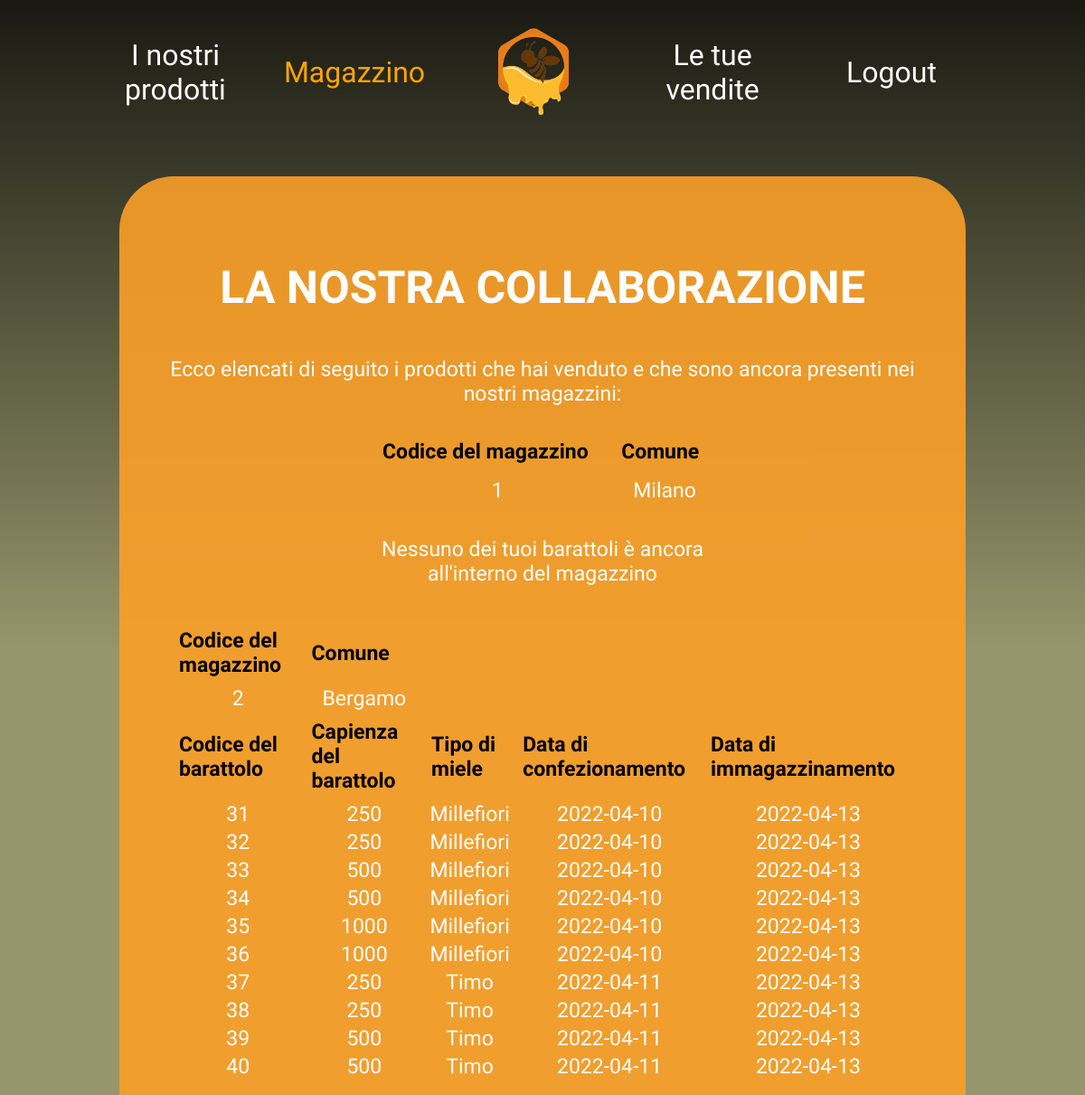
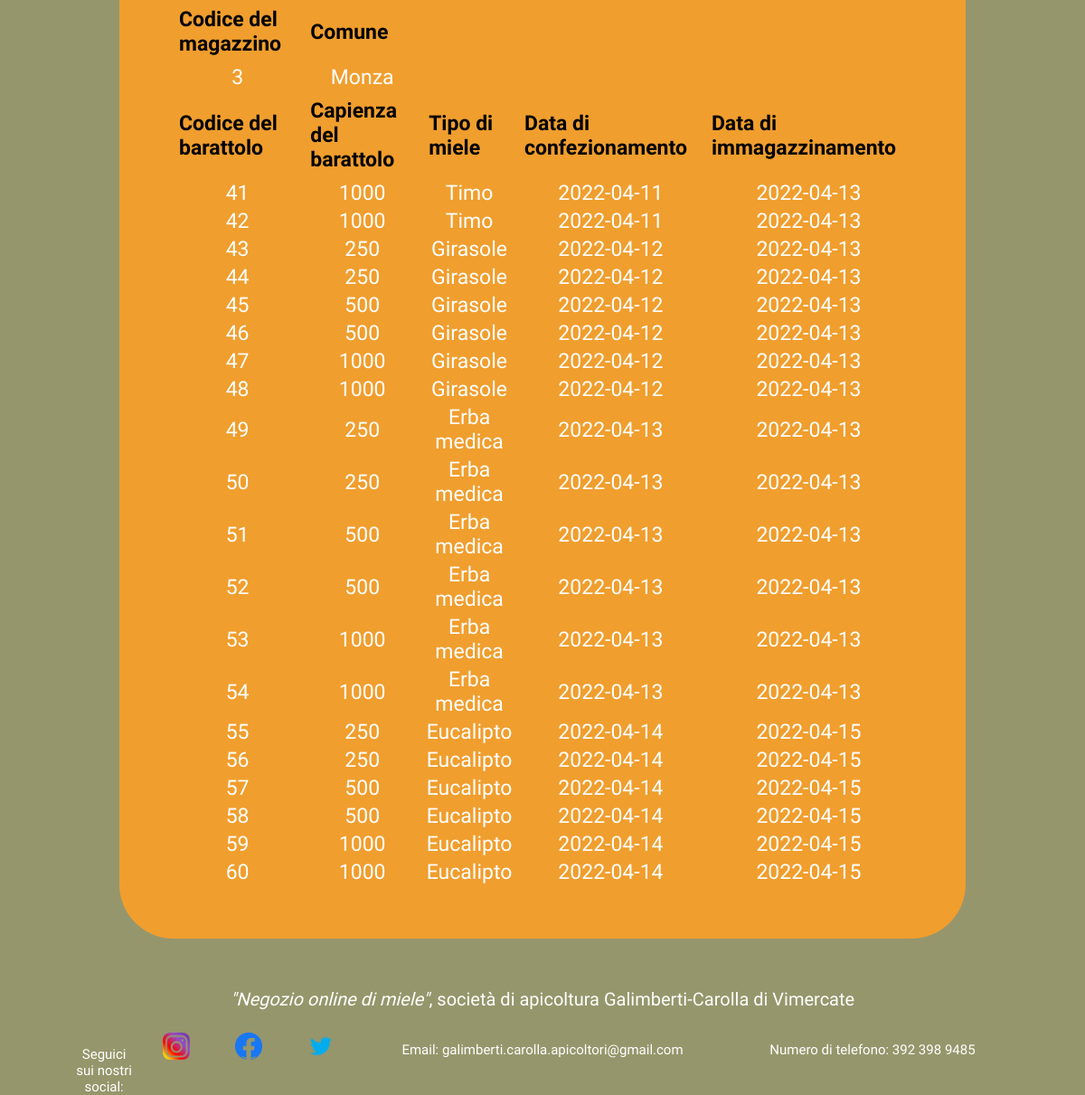
/pagine/magazzino.php (signed in), run on the app's committed database (2 pictures, top to bottom).
### tables this page shows
CREATE TABLE IF NOT EXISTS `magazzino` (
  `Citta` char(50) DEFAULT NULL,
  `Via` char(50) DEFAULT NULL,
  `Civico` int(11) DEFAULT NULL,
  `Superficie` int(11) DEFAULT NULL,
  `Capienza` int(11) DEFAULT NULL,
  `Codice_magazzino` int(11) NOT NULL AUTO_INCREMENT,
  PRIMARY KEY (`Codice_magazzino`)
);

CREATE TABLE IF NOT EXISTS `barattolo` (
  `Capienza` float DEFAULT NULL,
  `Codice_barattolo` int(11) NOT NULL AUTO_INCREMENT,
  `Codice_apicoltore` int(11) DEFAULT NULL,
  `Codice_magazzino` int(11) DEFAULT NULL,
  `Nome_miele` char(50) DEFAULT NULL,
  `Data_confezionamento` date DEFAULT NULL,
  `Data_immagazzinamento` date DEFAULT NULL,
  `Codice_cliente` int(11) DEFAULT NULL,
  `Prezzo` float DEFAULT NULL,
  PRIMARY KEY (`Codice_barattolo`),
  KEY `Codice_apicoltore` (`Codice_apicoltore`),
  KEY `Codice_magazzino` (`Codice_magazzino`),
  KEY `Nome_miele` (`Nome_miele`),
  KEY `Codice_cliente` (`Codice_cliente`),
  CONSTRAINT `FK_barattolo_apicoltore` FOREIGN KEY (`Codice_apicoltore`) REFERENCES `apicoltore` (`Codice_apicoltore`) ON UPDATE CASCADE,
  CONSTRAINT `FK_barattolo_cliente` FOREIGN KEY (`Codice_cliente`) REFERENCES `cliente` (`Codice_cliente`) ON UPDATE CASCADE,
  CONSTRAINT `FK_barattolo_magazzino` FOREIGN KEY (`Codice_magazzino`) REFERENCES `magazzino` (`Codice_magazzino`) ON UPDATE CASCADE,
  CONSTRAINT `FK_barattolo_miele` FOREIGN KEY (`Nome_miele`) REFERENCES `miele` (`Nome`) ON UPDATE CASCADE
);

### pagine/magazzino.php (the view, shortened to what this page needs)
<?php
if (isset($_SESSION["Codice_utente"])) $Codice_utente = $_SESSION["Codice_utente"];
else header('location: login.php');
$db_servername = "localhost";
$db_name = "miele";
$db_username = "root";
$db_password = "";
?>
<!DOCTYPE html>
<html lang="it">
<head>
    <link rel="stylesheet" href="https://cdnjs.cloudflare.com/ajax/libs/meyer-reset/2.0/reset.min.css" />
    <link rel="stylesheet" href="../style.css">
    <link rel="stylesheet" href="https://cdnjs.cloudflare.com/ajax/libs/flickity/2.2.1/flickity.min.css" />
</head>
<body>
    <div class="header">
        <ul class="header__menu">
            <li><a  href="miele.php">I nostri prodotti</a></li>
            <li><a  id="active" href="magazzino.php " >Magazzino</a></li>
            <li class="header__img">
                <a href=""><img src="../immagini/logo-removebg-preview.png" alt="Problemi nella visualizzazione del logo"></a>
            </li>
            <li><a id="colore" href="vendite.php">Le tue vendite</a></li>
            <li><a id="colore" href="logout.php">Logout</a></li>
        </ul>
    </div>
    <div class="container__Intro">
        <div class="container__Intro__text reveal" id="backwhite2">
            <h1>LA NOSTRA COLLABORAZIONE</h1>
            <?php
            $conn = new mysqli($db_servername, $db_username, $db_password, $db_name);
            $sql1 = "SELECT magazzino.Codice_magazzino, magazzino.Citta
                FROM magazzino";
            $ris1 = $conn->query($sql1) or die("<p>Query fallita!-$conn->error</p>");
            echo "<p id='corsivo'> Ecco elencati di seguito i prodotti che hai venduto e che sono ancora presenti nei nostri magazzini: </p>";
            while ($riga = $ris1->fetch_assoc()) {
                $Codice_magazzino = $riga["Codice_magazzino"];
                $Citta = $riga["Citta"];
                $sql2 = "SELECT barattolo.Codice_barattolo, barattolo.Capienza, barattolo.Nome_miele, barattolo.Data_confezionamento, barattolo.Data_immagazzinamento
                FROM barattolo
                WHERE barattolo.Codice_apicoltore= $Codice_utente AND barattolo.Codice_magazzino=$Codice_magazzino";
                $ris2 = $conn->query($sql2) or die("<p>Query fallita!-$conn->error</p>");
                if ($ris2->num_rows == 0) {
                    echo "
                <table class='tab_dati_personali2'>
                    <tr> <th style='color: black;' class='paddingaggiuntivo'>Codice del magazzino</th> <th style='color: black;' >Comune</th></tr>
                    <tr>
                            <td class='Login paddingaggiuntivo'  style='text-align:center'>$Codice_magazzino</td>
                            <td  class='Login paddingaggiuntivo' style='text-align:center'>$Citta</td>
                    </tr>
                    <tr><td colspan='2'><p>Nessuno dei tuoi barattoli è ancora <br>
                    all'interno del magazzino</p></td></tr>
                ";
                } else {
                    echo "
                <table class='tab_dati_personali2 paddingaggiuntivo'>
                    <tr>  <th style='color: black;' class='paddingaggiuntivo'>Codice del magazzino</th> <th style='color: black;' class='paddingaggiuntivo'>Comune</th></tr>
                    <tr>
                            <td style='text-align:center'>$Codice_magazzino</td>
                            <td style='text-align:center'>$Citta</td>
                    </tr>
                ";
                    echo "<tr>  <th  style='color: black;' class='paddingaggiuntivo'>Codice del barattolo</th> <th  style='color: black;' class='paddingaggiuntivo'>Capienza del barattolo</th> <th  style='color: black;' class='paddingaggiuntivo'>Tipo di miele</th> <th  style='color: black;' class='paddingaggiuntivo'>Data di confezionamento</th> <th  style='color: black;' class='paddingaggiuntivo'>Data di immagazzinamento</th></tr>";
                    while ($pippo = $ris2->fetch_assoc()) {
                        $Codice_barattolo = $pippo["Codice_barattolo"];
                        $Capienza = $pippo["Capienza"];
                        $Nome_miele = $pippo["Nome_miele"];
                        $Data_confezionamento = $pippo["Data_confezionamento"];
                        $Data_immagazinamento = $pippo["Data_immagazzinamento"];
                        echo "
                        <tr>
                            <td style='text-align:center'>$Codice_barattolo</td>
                            <td style='text-align:center'>$Capienza</td>
                            <td style='text-align:center'>$Nome_miele</td>
                            <td style='text-align:center'>$Data_confezionamento</td>
                            <td style='text-align:center'>$Data_immagazinamento</td>
                        </tr>
                    ";
                    };
                }
                echo "</table>";
            };
            ?>
        </div>
    </div>
    <?php
    include('footer.php');
    ?>
</body>
</html>

### pagine/footer.php (shortened to what this page needs)
<?php
    echo '<div class="footer reveal';
    echo '">';
    echo '<em>"Negozio online di miele"</em>, società di apicoltura Galimberti-Carolla di Vimercate';
    echo '<div class="Mattavelli">
        <ul class="header__menu" id="id">
            <li>
                <div class="riduci">
                    <p style="float: left;">Seguici sui nostri social: </p>
                </div>
                <div class="riduci">
                    <img src="../immagini/download-removebg-preview.png" alt="Mia Immagine">
                </div>
                <div class="riduci">
                    <img src="../immagini/Facebook-removebg-preview.png" alt="Mia Immagine">
                </div>
                <div class="riduci">
                    <img src="../immagini/Twitter-removebg-preview.png" alt="Mia Immagine">
                </div>
            </li>
            <li>
                <p>Email: galimberti.carolla.apicoltori@gmail.com</p>
            </li>
            <li>
                <p>Numero di telefono: 392 398 9485</p>
            </li>
        </ul>
        </div>';
    echo '</div>';
?>

### style.css (style rules this page uses)
* { box-sizing: border-box; }
a { text-decoration: none ; color: #000; }
body { min-height: 100%; height:auto; margin: 0; background-repeat: no-repeat; background-attachment: fixed; font-size: 16px; background-color: white; background-size: cover; background-color: rgba(246, 246, 85, 0.43); }
.header { height: auto; width: 100%; display: flex; position: fixed; margin: 0 auto; top: 0; z-index: 100; padding: 20px; justify-content: center; }
.header__menu { width: 100%; list-style: none; margin: auto; align-items: center; vertical-align: middle; padding: 0px; text-align: center; padding-left: 0px; }
.header__menu li { width: 15%; display: inline-block; position: relative; margin-right: 20px; vertical-align: middle; font-family: 'Lobster',cursive; font-size:xx-large; }
.header__menu li a { color: white; }
#active { color: orange; }
.header__img { width: 50px; height: 120px; }
.header__img img { width: 100%; height: 100%; object-fit: contain; }
.container__Intro { position: relative; width: 100%; padding: 15px; background-size: cover; display: flex; height: fit-content; z-index: 0; }
#backwhite2 { background-color: rgba(250, 159, 40, 0.904); width: 80%; margin-left: 10%; margin-right: 10%; border-radius: 60px; margin-bottom: 40px; padding:50px; height: auto; }
.tab_dati_personali2 { text-align: left; margin: auto; font-size: 23px; font-family: 'Lobster',cursive; }
.container__Intro::after { content: ' '; position: fixed; top: 0; left: 0; width: 100%; height: 100%; background: linear-gradient(0deg, rgb(0, 0, 0, .4) 70%, rgb(0, 0, 0, .9)); z-index: 5; }
.container__Intro__text { width: 70%; align-content: center; z-index: 10; margin-top: 180px; margin-left: 15%; margin-right: 15%; color: white; }
.container__Intro__text h1 { width: 100%; font-family: 'Lobster',cursive; font-size:xx-large; text-align: center; font-size: 50px; padding: 10px; }
.container__Intro__text p { width: 100%; z-index: 10; padding: 10px; text-align: center; font-size: 23px; padding: 5px; }
.Login { padding-left: 10px; padding-top: 10px; font-family: 'Lobster',cursive; }
#corsivo { font-family: 'Lobster',cursive; }
.footer { margin: auto; height: 100px; text-align: center; font-family: 'Lobster',cursive; font-size: 20px; color: white; position: relative; z-index: 5; justify-content: center; }
.riduci { width: 30px; height: 30px; }
.riduci img { width: 100%; height: 100%; object-fit: contain; }
.Mattavelli { padding-top: 20px; padding-bottom: 15px; font-size: 20px; }
.Mattavelli ul li p { font-size: 15px; }
#id li { width: 30%; padding: 0; margin: 0; }
#id li div { display: inline-block; width: 20%; justify-content: center; }
.paddingaggiuntivo { padding:7px; }

### data on the page
magazzino: Codice_magazzino "1", Citta "Milano"
magazzino: Codice_magazzino "2", Citta "Bergamo"
barattolo: Codice_barattolo "31", Capienza "250", Nome_miele "Millefiori", Data_confezionamento "2022-04-10", Data_immagazzinamento "2022-04-13"
barattolo: Codice_barattolo "32", Capienza "250", Nome_miele "Millefiori", Data_confezionamento "2022-04-10", Data_immagazzinamento "2022-04-13"
barattolo: Codice_barattolo "33", Capienza "500", Nome_miele "Millefiori", Data_confezionamento "2022-04-10", Data_immagazzinamento "2022-04-13"
barattolo: Codice_barattolo "34", Capienza "500", Nome_miele "Millefiori", Data_confezionamento "2022-04-10", Data_immagazzinamento "2022-04-13"
barattolo: Codice_barattolo "35", Capienza "1000", Nome_miele "Millefiori", Data_confezionamento "2022-04-10", Data_immagazzinamento "2022-04-13"
barattolo: Codice_barattolo "36", Capienza "1000", Nome_miele "Millefiori", Data_confezionamento "2022-04-10", Data_immagazzinamento "2022-04-13"
barattolo: Codice_barattolo "37", Capienza "250", Nome_miele "Timo", Data_confezionamento "2022-04-11", Data_immagazzinamento "2022-04-13"
barattolo: Codice_barattolo "38", Capienza "250", Nome_miele "Timo", Data_confezionamento "2022-04-11", Data_immagazzinamento "2022-04-13"
barattolo: Codice_barattolo "39", Capienza "500", Nome_miele "Timo", Data_confezionamento "2022-04-11", Data_immagazzinamento "2022-04-13"
barattolo: Codice_barattolo "40", Capienza "500", Nome_miele "Timo", Data_confezionamento "2022-04-11", Data_immagazzinamento "2022-04-13"
magazzino: Codice_magazzino "3", Citta "Monza"
barattolo: Codice_barattolo "41", Capienza "1000", Nome_miele "Timo", Data_confezionamento "2022-04-11", Data_immagazzinamento "2022-04-13"
barattolo: Codice_barattolo "42", Capienza "1000", Nome_miele "Timo", Data_confezionamento "2022-04-11", Data_immagazzinamento "2022-04-13"
barattolo: Codice_barattolo "43", Capienza "250", Nome_miele "Girasole", Data_confezionamento "2022-04-12", Data_immagazzinamento "2022-04-13"
barattolo: Codice_barattolo "44", Capienza "250", Nome_miele "Girasole", Data_confezionamento "2022-04-12", Data_immagazzinamento "2022-04-13"
barattolo: Codice_barattolo "45", Capienza "500", Nome_miele "Girasole", Data_confezionamento "2022-04-12", Data_immagazzinamento "2022-04-13"
barattolo: Codice_barattolo "46", Capienza "500", Nome_miele "Girasole", Data_confezionamento "2022-04-12", Data_immagazzinamento "2022-04-13"
barattolo: Codice_barattolo "47", Capienza "1000", Nome_miele "Girasole", Data_confezionamento "2022-04-12", Data_immagazzinamento "2022-04-13"
barattolo: Codice_barattolo "48", Capienza "1000", Nome_miele "Girasole", Data_confezionamento "2022-04-12", Data_immagazzinamento "2022-04-13"
barattolo: Codice_barattolo "49", Capienza "250", Nome_miele "Erba medica", Data_confezionamento "2022-04-13", Data_immagazzinamento "2022-04-13"
barattolo: Codice_barattolo "50", Capienza "250", Nome_miele "Erba medica", Data_confezionamento "2022-04-13", Data_immagazzinamento "2022-04-13"
barattolo: Codice_barattolo "51", Capienza "500", Nome_miele "Erba medica", Data_confezionamento "2022-04-13", Data_immagazzinamento "2022-04-13"
barattolo: Codice_barattolo "52", Capienza "500", Nome_miele "Erba medica", Data_confezionamento "2022-04-13", Data_immagazzinamento "2022-04-13"
barattolo: Codice_barattolo "53", Capienza "1000", Nome_miele "Erba medica", Data_confezionamento "2022-04-13", Data_immagazzinamento "2022-04-13"
barattolo: Codice_barattolo "54", Capienza "1000", Nome_miele "Erba medica", Data_confezionamento "2022-04-13", Data_immagazzinamento "2022-04-13"
barattolo: Codice_barattolo "55", Capienza "250", Nome_miele "Eucalipto", Data_confezionamento "2022-04-14", Data_immagazzinamento "2022-04-15"
barattolo: Codice_barattolo "56", Capienza "250", Nome_miele "Eucalipto", Data_confezionamento "2022-04-14", Data_immagazzinamento "2022-04-15"
barattolo: Codice_barattolo "57", Capienza "500", Nome_miele "Eucalipto", Data_confezionamento "2022-04-14", Data_immagazzinamento "2022-04-15"
barattolo: Codice_barattolo "58", Capienza "500", Nome_miele "Eucalipto", Data_confezionamento "2022-04-14", Data_immagazzinamento "2022-04-15"
barattolo: Codice_barattolo "59", Capienza "1000", Nome_miele "Eucalipto", Data_confezionamento "2022-04-14", Data_immagazzinamento "2022-04-15"
barattolo: Codice_barattolo "60", Capienza "1000", Nome_miele "Eucalipto", Data_confezionamento "2022-04-14", Data_immagazzinamento "2022-04-15"
